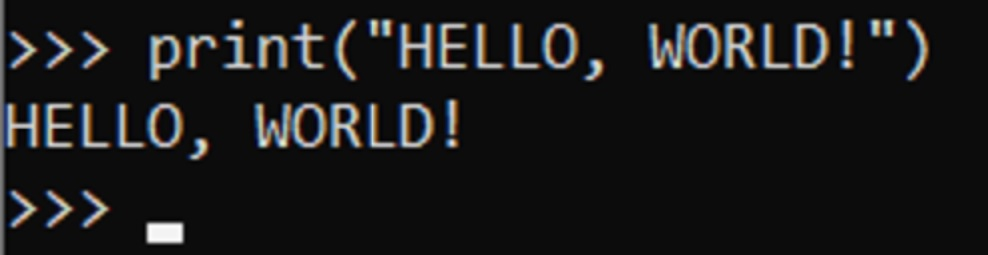
%> input picture datasets/hello_world.jpg, 988 x 255 px
$ octave problem2_main.m   (GNU Octave 9; MATLAB toolbox functions it lacks are replaced by stand-ins)
%> lines starting %> are read from the running program, lines starting %| are printed output that depends on the picture; in (x1, y1, x2, y2) boxes, pixels count from 0 and x2, y2 are one past the last pixel; in counts of white or black regions, pixels touching at a corner belong together; the program's own positions count from 1
close all;
clear all;

% Load and display the original image
Image = imread('./datasets/hello_world.jpg');
%> Image is the input picture: size 255x988x3 uint8; mean R, G, B 26.3, 26.1, 26.3
imshow(Image);
title('Original Image');
imageGray = rgb2gray(Image);

% Crop the image to get the middle line (manually specify coordinates)
%J, rect] = imcrop(imageGray);
%subImage = imcrop(imageGray, J);

subImage = imcrop(Image, [1, 99, size(Image,2)/2, 70]); % Replace with actual values
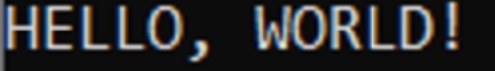
%> subImage: size 71x495x3 uint8; mean R, G, B 45.2, 44.9, 45.2
figure;
imshow(subImage);
title('Sub-Image of Middle Line: "HELLO, WORLD!"');

% Convert to grayscale
% CHAPTER 6 PAGE 5-11
grayImage = rgb2gray(subImage);
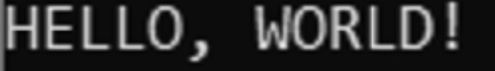
%> grayImage: size 71x495 uint8; min 1, max 232, mean 45
figure;
subplot(2,1,1),imshow(grayImage);
subplot(2,1,2),imhist(grayImage);
%> after `imhist(grayImage)`:
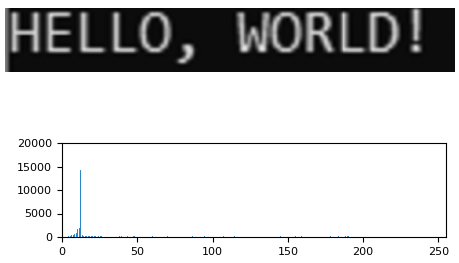
%> figure redrawn from the program's plot data, 2 panels


% Apply thresholding to create a binary image
% binaryImage = imbinarize(grayImage); % thresholding test
binaryImage = zeros(size(grayImage));
for i = 1:size(grayImage,1)
    for j = 1:size(grayImage,2)
        if grayImage(i,j) >= 130 % threshold
            binaryImage(i,j) = 1;
        end
    end
end
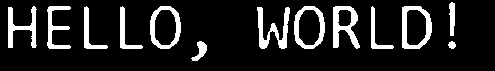
%> binaryImage: size 71x495 double; values 0 (black) and 1 (white), 13.3% white; 13 white regions, largest, box (x1, y1, x2, y2) and area: (333, 6, 360, 49) 570, (257, 7, 290, 49) 560, (402, 6, 432, 49) 545
figure;
imshow(binaryImage);
title('Binary Image of "HELLO, WORLD!"');

% Create a one-pixel-thin version of the characters
thinImage = bwmorph(binaryImage, 'thin', Inf);
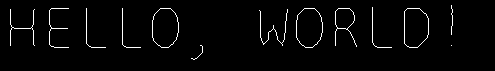
%> thinImage: size 71x495 logical; 2.5% white in thin lines or dots, all inside (x1, y1, x2, y2) = (10, 5, 453, 60)
figure;
imshow(thinImage);
title('One-Pixel-Thin Image of Characters');
figure;

outlineImage = bwmorph(binaryImage, 'remove');
%> outlineImage: size 71x495 logical; 5.5% white in thin lines or dots, all inside (x1, y1, x2, y2) = (8, 2, 456, 61)
figure;
imshow(outlineImage);
title('One-Pixel-Thin Image of Characters');
figure;

% Label connected components
[labeledImage, numCharacters] = bwlabel(outlineImage);
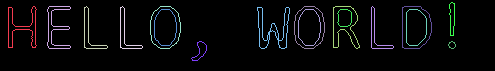
%> labeledImage: size 71x495 double; 18 distinct labels, from 0 to 17; one colour per label, 0 black
%> numCharacters = 17
imshow(label2rgb(labeledImage));
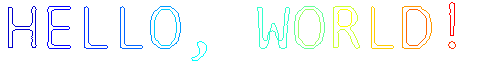
%> displayed picture: size 71x495x3, on the screen's scale of 0 to 255; mean R, G, B 246.3, 249, 249.4
title('Segmented and Labeled Characters');

% Display number of characters
disp(['Number of characters: ', num2str(numCharacters)]);
%| Number of characters: 17
